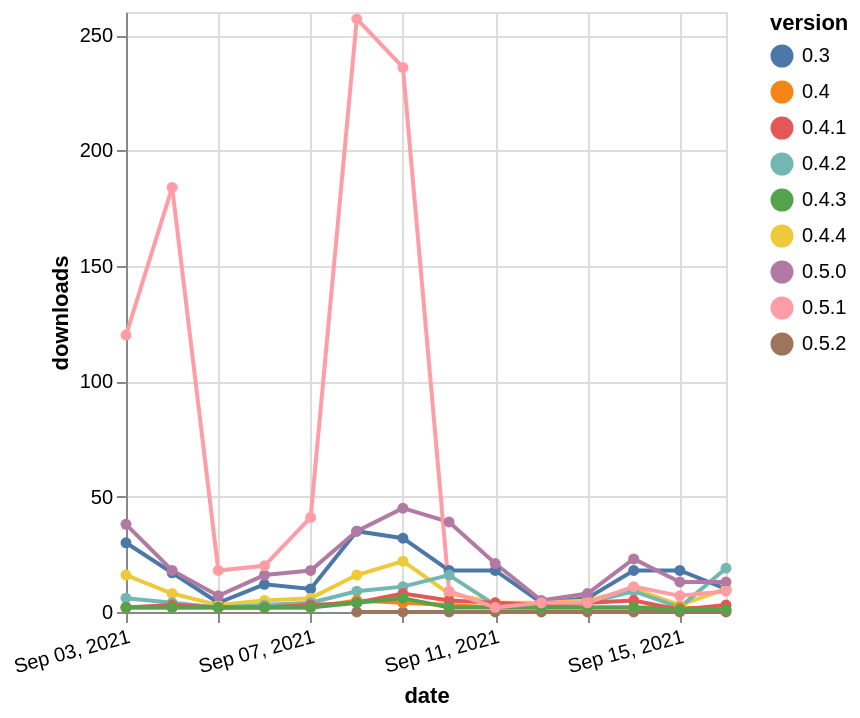

This figure's Vega-Lite source:
### Vega-Lite specification from a JSON file in a GitHub repository (floating-point values rounded to 4 significant figures)
{"$schema": "https://vega.github.io/schema/vega-lite/v5.json", "description": "A simple bar chart with embedded data.", "data": {"values": [{"date": "2021-09-03", "total": 33902, "delta": 30, "version": "0.3"}, {"date": "2021-09-04", "total": 33919, "delta": 17, "version": "0.3"}, {"date": "2021-09-05", "total": 33923, "delta": 4, "version": "0.3"}, {"date": "2021-09-06", "total": 33935, "delta": 12, "version": "0.3"}, {"date": "2021-09-07", "total": 33945, "delta": 10, "version": "0.3"}, {"date": "2021-09-08", "total": 33980, "delta": 35, "version": "0.3"}, {"date": "2021-09-09", "total": 34012, "delta": 32, "version": "0.3"}, {"date": "2021-09-10", "total": 34030, "delta": 18, "version": "0.3"}, {"date": "2021-09-11", "total": 34048, "delta": 18, "version": "0.3"}, {"date": "2021-09-12", "total": 34052, "delta": 4, "version": "0.3"}, {"date": "2021-09-13", "total": 34058, "delta": 6, "version": "0.3"}, {"date": "2021-09-14", "total": 34076, "delta": 18, "version": "0.3"}, {"date": "2021-09-15", "total": 34094, "delta": 18, "version": "0.3"}, {"date": "2021-09-16", "total": 34104, "delta": 10, "version": "0.3"}, {"date": "2021-09-08", "total": 65, "delta": 0, "version": "0.5.2"}, {"date": "2021-09-09", "total": 371, "delta": 0, "version": "0.5.2"}, {"date": "2021-09-10", "total": 1051, "delta": 0, "version": "0.5.2"}, {"date": "2021-09-11", "total": 1484, "delta": 0, "version": "0.5.2"}, {"date": "2021-09-12", "total": 1877, "delta": 0, "version": "0.5.2"}, {"date": "2021-09-13", "total": 2267, "delta": 0, "version": "0.5.2"}, {"date": "2021-09-14", "total": 2927, "delta": 0, "version": "0.5.2"}, {"date": "2021-09-15", "total": 3295, "delta": 0, "version": "0.5.2"}, {"date": "2021-09-16", "total": 3850, "delta": 0, "version": "0.5.2"}, {"date": "2021-09-03", "total": 7246, "delta": 16, "version": "0.4.4"}, {"date": "2021-09-04", "total": 7254, "delta": 8, "version": "0.4.4"}, {"date": "2021-09-05", "total": 7257, "delta": 3, "version": "0.4.4"}, {"date": "2021-09-06", "total": 7262, "delta": 5, "version": "0.4.4"}, {"date": "2021-09-07", "total": 7268, "delta": 6, "version": "0.4.4"}, {"date": "2021-09-08", "total": 7284, "delta": 16, "version": "0.4.4"}, {"date": "2021-09-09", "total": 7306, "delta": 22, "version": "0.4.4"}, {"date": "2021-09-10", "total": 7314, "delta": 8, "version": "0.4.4"}, {"date": "2021-09-11", "total": 7318, "delta": 4, "version": "0.4.4"}, {"date": "2021-09-12", "total": 7322, "delta": 4, "version": "0.4.4"}, {"date": "2021-09-13", "total": 7327, "delta": 5, "version": "0.4.4"}, {"date": "2021-09-14", "total": 7337, "delta": 10, "version": "0.4.4"}, {"date": "2021-09-15", "total": 7340, "delta": 3, "version": "0.4.4"}, {"date": "2021-09-16", "total": 7350, "delta": 10, "version": "0.4.4"}, {"date": "2021-09-03", "total": 21968, "delta": 6, "version": "0.4.2"}, {"date": "2021-09-04", "total": 21972, "delta": 4, "version": "0.4.2"}, {"date": "2021-09-05", "total": 21974, "delta": 2, "version": "0.4.2"}, {"date": "2021-09-06", "total": 21977, "delta": 3, "version": "0.4.2"}, {"date": "2021-09-07", "total": 21981, "delta": 4, "version": "0.4.2"}, {"date": "2021-09-08", "total": 21990, "delta": 9, "version": "0.4.2"}, {"date": "2021-09-09", "total": 22001, "delta": 11, "version": "0.4.2"}, {"date": "2021-09-10", "total": 22017, "delta": 16, "version": "0.4.2"}, {"date": "2021-09-11", "total": 22020, "delta": 3, "version": "0.4.2"}, {"date": "2021-09-12", "total": 22022, "delta": 2, "version": "0.4.2"}, {"date": "2021-09-13", "total": 22026, "delta": 4, "version": "0.4.2"}, {"date": "2021-09-14", "total": 22035, "delta": 9, "version": "0.4.2"}, {"date": "2021-09-15", "total": 22037, "delta": 2, "version": "0.4.2"}, {"date": "2021-09-16", "total": 22056, "delta": 19, "version": "0.4.2"}, {"date": "2021-09-03", "total": 2867, "delta": 2, "version": "0.4"}, {"date": "2021-09-04", "total": 2869, "delta": 2, "version": "0.4"}, {"date": "2021-09-05", "total": 2871, "delta": 2, "version": "0.4"}, {"date": "2021-09-06", "total": 2873, "delta": 2, "version": "0.4"}, {"date": "2021-09-07", "total": 2875, "delta": 2, "version": "0.4"}, {"date": "2021-09-08", "total": 2880, "delta": 5, "version": "0.4"}, {"date": "2021-09-09", "total": 2884, "delta": 4, "version": "0.4"}, {"date": "2021-09-10", "total": 2887, "delta": 3, "version": "0.4"}, {"date": "2021-09-11", "total": 2889, "delta": 2, "version": "0.4"}, {"date": "2021-09-12", "total": 2891, "delta": 2, "version": "0.4"}, {"date": "2021-09-13", "total": 2893, "delta": 2, "version": "0.4"}, {"date": "2021-09-14", "total": 2895, "delta": 2, "version": "0.4"}, {"date": "2021-09-15", "total": 2897, "delta": 2, "version": "0.4"}, {"date": "2021-09-16", "total": 2898, "delta": 1, "version": "0.4"}, {"date": "2021-09-03", "total": 11951, "delta": 2, "version": "0.4.1"}, {"date": "2021-09-04", "total": 11954, "delta": 3, "version": "0.4.1"}, {"date": "2021-09-05", "total": 11956, "delta": 2, "version": "0.4.1"}, {"date": "2021-09-06", "total": 11958, "delta": 2, "version": "0.4.1"}, {"date": "2021-09-07", "total": 11961, "delta": 3, "version": "0.4.1"}, {"date": "2021-09-08", "total": 11965, "delta": 4, "version": "0.4.1"}, {"date": "2021-09-09", "total": 11973, "delta": 8, "version": "0.4.1"}, {"date": "2021-09-10", "total": 11978, "delta": 5, "version": "0.4.1"}, {"date": "2021-09-11", "total": 11982, "delta": 4, "version": "0.4.1"}, {"date": "2021-09-12", "total": 11985, "delta": 3, "version": "0.4.1"}, {"date": "2021-09-13", "total": 11989, "delta": 4, "version": "0.4.1"}, {"date": "2021-09-14", "total": 11994, "delta": 5, "version": "0.4.1"}, {"date": "2021-09-15", "total": 11995, "delta": 1, "version": "0.4.1"}, {"date": "2021-09-16", "total": 11998, "delta": 3, "version": "0.4.1"}, {"date": "2021-09-03", "total": 14318, "delta": 38, "version": "0.5.0"}, {"date": "2021-09-04", "total": 14336, "delta": 18, "version": "0.5.0"}, {"date": "2021-09-05", "total": 14343, "delta": 7, "version": "0.5.0"}, {"date": "2021-09-06", "total": 14359, "delta": 16, "version": "0.5.0"}, {"date": "2021-09-07", "total": 14377, "delta": 18, "version": "0.5.0"}, {"date": "2021-09-08", "total": 14412, "delta": 35, "version": "0.5.0"}, {"date": "2021-09-09", "total": 14457, "delta": 45, "version": "0.5.0"}, {"date": "2021-09-10", "total": 14496, "delta": 39, "version": "0.5.0"}, {"date": "2021-09-11", "total": 14517, "delta": 21, "version": "0.5.0"}, {"date": "2021-09-12", "total": 14522, "delta": 5, "version": "0.5.0"}, {"date": "2021-09-13", "total": 14530, "delta": 8, "version": "0.5.0"}, {"date": "2021-09-14", "total": 14553, "delta": 23, "version": "0.5.0"}, {"date": "2021-09-15", "total": 14566, "delta": 13, "version": "0.5.0"}, {"date": "2021-09-16", "total": 14579, "delta": 13, "version": "0.5.0"}, {"date": "2021-09-03", "total": 1273, "delta": 2, "version": "0.4.3"}, {"date": "2021-09-04", "total": 1275, "delta": 2, "version": "0.4.3"}, {"date": "2021-09-05", "total": 1277, "delta": 2, "version": "0.4.3"}, {"date": "2021-09-06", "total": 1279, "delta": 2, "version": "0.4.3"}, {"date": "2021-09-07", "total": 1281, "delta": 2, "version": "0.4.3"}, {"date": "2021-09-08", "total": 1285, "delta": 4, "version": "0.4.3"}, {"date": "2021-09-09", "total": 1291, "delta": 6, "version": "0.4.3"}, {"date": "2021-09-10", "total": 1293, "delta": 2, "version": "0.4.3"}, {"date": "2021-09-11", "total": 1295, "delta": 2, "version": "0.4.3"}, {"date": "2021-09-12", "total": 1297, "delta": 2, "version": "0.4.3"}, {"date": "2021-09-13", "total": 1299, "delta": 2, "version": "0.4.3"}, {"date": "2021-09-14", "total": 1301, "delta": 2, "version": "0.4.3"}, {"date": "2021-09-15", "total": 1302, "delta": 1, "version": "0.4.3"}, {"date": "2021-09-16", "total": 1303, "delta": 1, "version": "0.4.3"}, {"date": "2021-09-03", "total": 9375, "delta": 120, "version": "0.5.1"}, {"date": "2021-09-04", "total": 9559, "delta": 184, "version": "0.5.1"}, {"date": "2021-09-05", "total": 9577, "delta": 18, "version": "0.5.1"}, {"date": "2021-09-06", "total": 9597, "delta": 20, "version": "0.5.1"}, {"date": "2021-09-07", "total": 9638, "delta": 41, "version": "0.5.1"}, {"date": "2021-09-08", "total": 9895, "delta": 257, "version": "0.5.1"}, {"date": "2021-09-09", "total": 10131, "delta": 236, "version": "0.5.1"}, {"date": "2021-09-10", "total": 10140, "delta": 9, "version": "0.5.1"}, {"date": "2021-09-11", "total": 10142, "delta": 2, "version": "0.5.1"}, {"date": "2021-09-12", "total": 10146, "delta": 4, "version": "0.5.1"}, {"date": "2021-09-13", "total": 10150, "delta": 4, "version": "0.5.1"}, {"date": "2021-09-14", "total": 10161, "delta": 11, "version": "0.5.1"}, {"date": "2021-09-15", "total": 10168, "delta": 7, "version": "0.5.1"}, {"date": "2021-09-16", "total": 10177, "delta": 9, "version": "0.5.1"}]}, "width": "container", "mark": {"type": "line", "point": {"filled": true}}, "encoding": {"x": {"field": "date", "type": "temporal", "timeUnit": "yearmonthdate", "title": "date", "axis": {"labelAngle": -15}}, "y": {"field": "delta", "type": "quantitative", "title": "downloads"}, "color": {"field": "version", "type": "nominal"}, "tooltip": {"field": "delta"}}}
